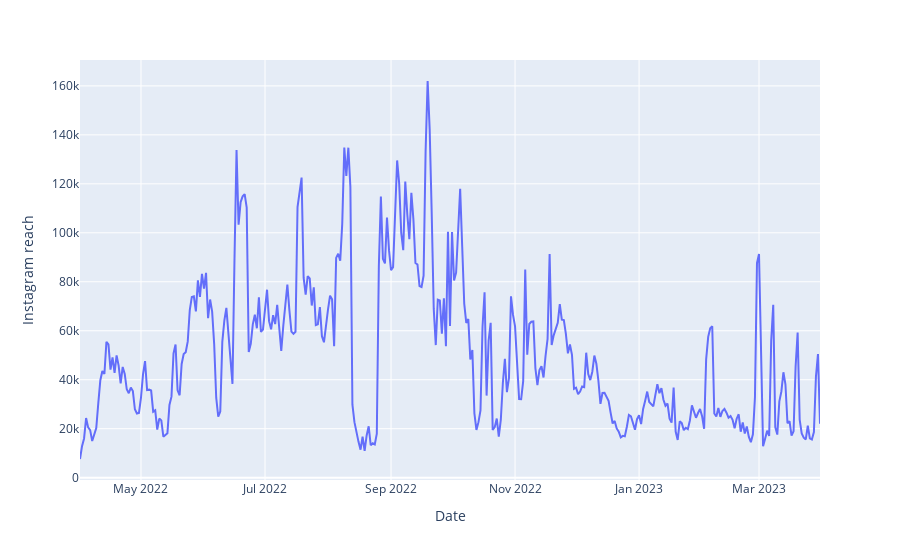

Notebook cell for this chart:
### Markdown cell above
### Exploratory visualisation

### Code cell
fig = px.line(df,x='Date',y='Instagram reach')
fig.show()

### Figure 1 — Plotly figure (JSON) as saved in the notebook; plotly's stock layout.template omitted (floating-point values rounded to 4 significant figures; data arrays with more than 128 entries replaced by an {"elided": "..."} marker saying what was removed)
{"data": [{"hovertemplate": "Date=%{x}<br>Instagram reach=%{y}<extra></extra>", "legendgroup": "", "line": {"color": "#636efa", "dash": "solid"}, "marker": {"symbol": "circle"}, "mode": "lines", "name": "", "orientation": "v", "showlegend": false, "type": "scatter", "x": {"elided": "365 str values"}, "xaxis": "x", "y": {"elided": "365 int values"}, "yaxis": "y"}], "layout": {"legend": {"tracegroupgap": 0}, "margin": {"t": 60}, "xaxis": {"anchor": "y", "domain": [0, 1], "title": {"text": "Date"}}, "yaxis": {"anchor": "x", "domain": [0, 1], "title": {"text": "Instagram reach"}}}}
